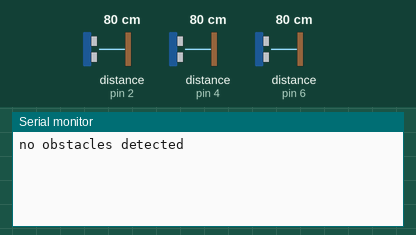
The sketch below on a simulated Arduino Uno, built with avr-gcc and run on an emulated ATmega328P. Shown: the last lines printed to the serial monitor. Wiring (inferred from the names in the program): 3 × ultrasonic range finder: trigger pin 3, echo pin 2 / trigger pin 5, echo pin 4 / trigger pin 7, echo pin 6. The inputs (shaded band) are chosen by the test bench; at power-on: distance to the obstacle (sensors on pin 2, pin 6, pin 4) 80 cm. The echo pulse lasts 58.3 µs per cm.

Above: at 1.8 s.
1.9 s: distance to the obstacle (sensor on pin 2) set to 2 cm
At 2.8 s:
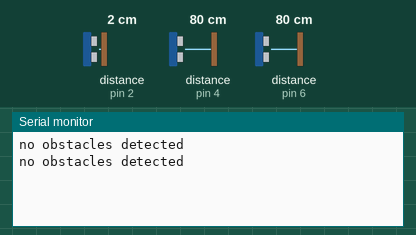
5.5 s: distance to the obstacle (sensor on pin 6) set to 2 cm
At 6.9 s:
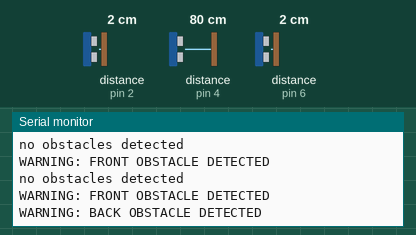

The sketch:

ultrasonic_sensor_code.ino
```cpp
#define echoPin1 2 //echo for sensor 1
#define trigPin1 3 //trig for sensor 1
#define echoPin2 4 //echo for sensor 2
#define trigPin2 5 //trig for sensor 2
#define echoPin3 6 //echo for sensor 3
#define trigPin3 7 //trig for sensor 3

//Variables
int frontLimit = 12;
int bottomLimit = 4;
int backLimit = 12;

void setup() {
  //set all echo pins as inputs:
  pinMode (echoPin1, INPUT);
  pinMode (echoPin2, INPUT);
  pinMode (echoPin3, INPUT);

  //set all trig pins as outputs:
  pinMode (trigPin1, OUTPUT);
  pinMode (trigPin2, OUTPUT);
  pinMode (trigPin3, OUTPUT);

  Serial.begin(9600); //start serial communication at 9600 baudrate speed

}

void loop() {


  if (obstacle_front()) { //obstacle_front is true of there is an obstacle
    Serial.print("\n");
    Serial.print("WARNING: FRONT OBSTACLE DETECTED");
  }

  if (obstacle_back()) { //obstacle_front is true of there is an obstacle
    Serial.print("\n");
    Serial.print("WARNING: BACK OBSTACLE DETECTED");
  }

  else {
    Serial.print("\n");
    Serial.print("no obstacles detected");
  }
}

bool obstacle_back() { //if no obstacle, return false
  long duration3;
  int distance3;

  //clear trigPins to low
  digitalWrite(trigPin3, LOW);

  //clear trigPins to low
  digitalWrite(trigPin3, LOW);
  delayMicroseconds(2); //delay, required as per arduino example code

  //set trigPins high for 10 microseconds
  digitalWrite(trigPin3, HIGH);
  delayMicroseconds(10);

  //clear trigPins again
  digitalWrite(trigPin3, LOW);

  // Reads the echoPin, returns the sound wave travel time in microseconds
  duration3 = pulseIn(echoPin3, HIGH);

  // Calculating the distance
  distance3 = duration3 / 72 / 2; ////sound travels at 72 microseconds per inch, and then divide by 2 because the sound traveled there and back

  //serial prints for trouble shooting
  //Serial.print("\n");
  //Serial.print(distance3);
  //Serial.print(" inches");

  if (distance3 > backLimit) {
    return false; //no obstacle if sensor reads further than set limit
  }
  else {
    return true;
  }
}

bool obstacle_front() { //if no obstacle, return false
  //create variables
  long duration1;
  long duration2;
  int distance1;
  int distance2;

  //clear trigPins to low
  digitalWrite(trigPin1, LOW);
  digitalWrite(trigPin2, LOW);
  delayMicroseconds(2); //delay, required as per arduino example code

  //set trigPins high for 10 microseconds
  digitalWrite(trigPin1, HIGH);
  digitalWrite(trigPin2, HIGH);
  delayMicroseconds(10);

  //clear trigPins again
  digitalWrite(trigPin1, LOW);
  digitalWrite(trigPin2, LOW);

  // Reads the echoPin, returns the sound wave travel time in microseconds
  duration1 = pulseIn(echoPin1, HIGH);
  duration2 = pulseIn(echoPin2, HIGH);

  // Calculating the distance

  distance1 = duration1 / 72/ 2; ////sound travels at 72 microseconds per inch, and then divide by 2 because the sound traveled there and back
  distance2 = duration2 / 72 / 2;


  //serial prints for testing
  //Serial.print("\n");
  //Serial.print(distance2);
  //Serial.print(" inches");

  if ((distance1 > frontLimit) and (distance2 < bottomLimit)) { //obstacle distance limits in inches
    return false; //no obstacles detected ahead or below, the function returns false
  }
  else {
    return true;
  }
}
```

Measured:
- after the input at 5.5 s, the serial monitor: prints a new line after 0.58 s (image 2)
